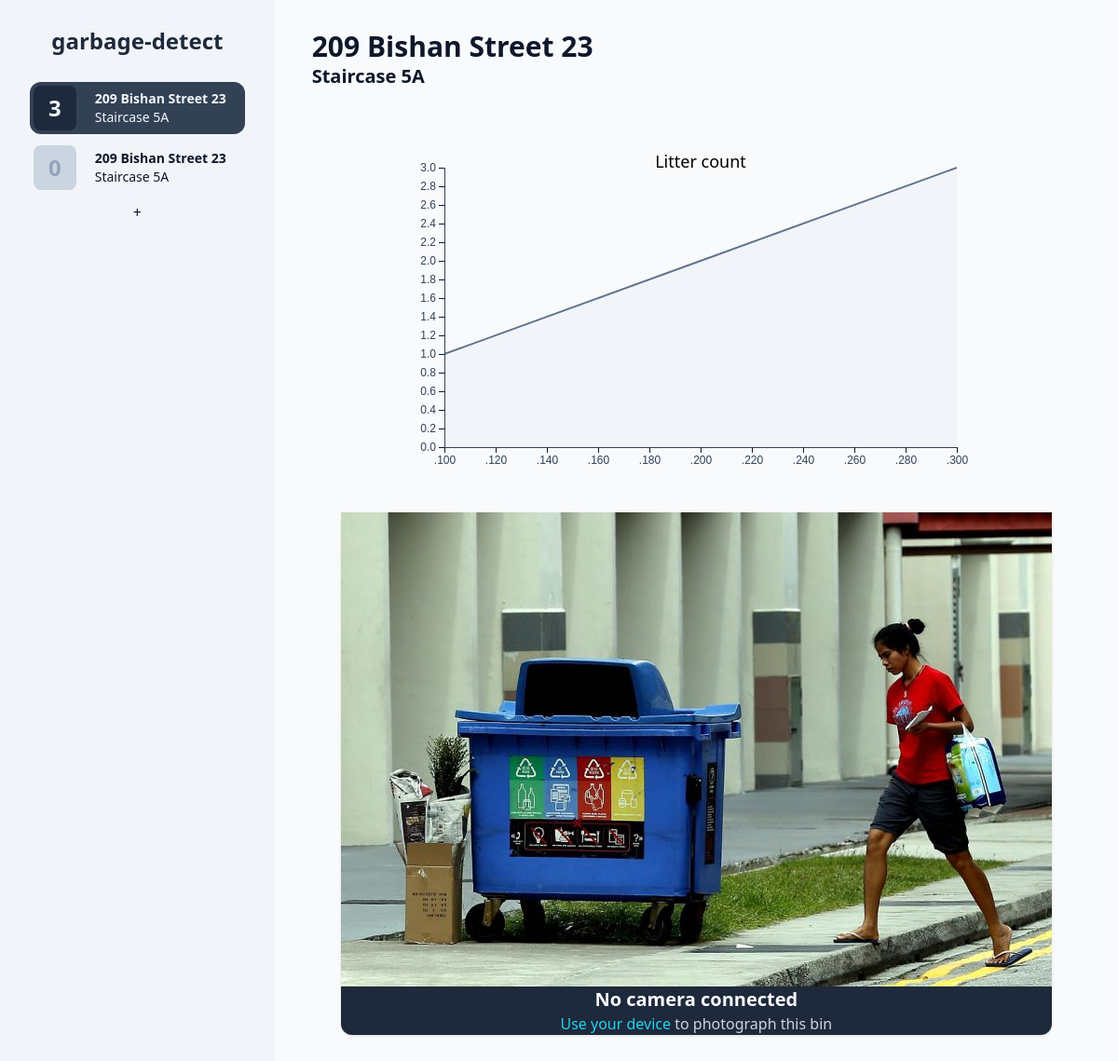
/1, run on an earlier commit of the app's database.
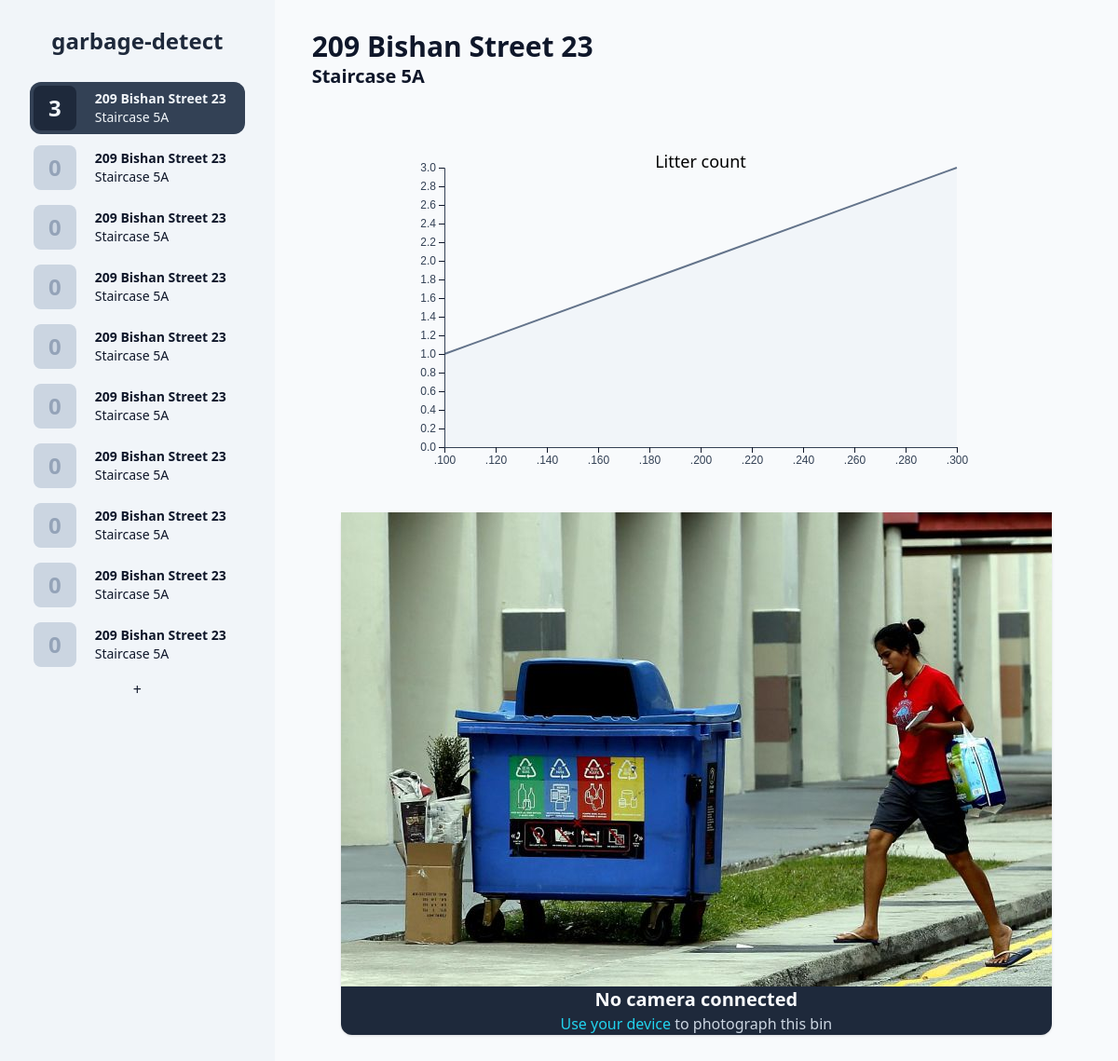
And on a later commit of the database.
### tables this page shows
CREATE TABLE info (id, img_path, address, location, cam_connected);

### app.py (the view)
@app.route('/<int:id>', methods=['POST', 'GET'])
def garbage_stats(id):
    if request.method == 'POST':
        b64_str = request.json['data']
        print(b64_str)
        return redirect(f'/{id}')
    else:
        litter_data = (db.get_time_stamps(id), db.get_litter_counts(id))
        for i in db.fetch_data():
            if i['id'] == id:
                target = i
                break
        return render_template('garbage-stats.html', bins=db.fetch_data(), target=target, litter_data=litter_data)

### db.py (called while the page is built)
def get_columns(table: str) -> list:
    return [i[1] for i in cur.execute(f'PRAGMA table_info({table})').fetchall()]

def get_litter_counts(id):
    return [i[0] for i in cur.execute(f'SELECT litter_count FROM bin{id}').fetchall()]

def get_property(id: int, property: str):
    return cur.execute(f'SELECT {property} FROM info WHERE id={id}').fetchone()[0]

def get_time_stamps(id):
    return [i[0] for i in cur.execute(f'SELECT time FROM bin{id}').fetchall()]

def fetch_data():
    bins = [
        {
            j: get_property(i, j) for j in get_columns('info')
        }
        for i in range(1, len(cur.execute('SELECT id FROM info').fetchall()) + 1)
    ]
    for i in bins:
        i['latest_litter_count'] = cur.execute(
            f'SELECT litter_count FROM bin{i["id"]} ORDER BY time DESC').fetchone()[0]
    return bins

### templates/garbage-stats.html (shortened to what this page needs)
{% extends 'base.html' %}
{% block stats %}
<h1 class="text-3xl font-bold">{{ target.address }}</h1>
<h2 class="text-xl font-semibold">{{ target.location }}</h2>
<div class="flex justify-center items-center flex-wrap gap-x-6 gap-y-10 w-auto mt-16">
    <div id="graph" class="flex flex-grow justify-center items-center"></div>
    <div class="flex flex-col justify-center text-center min-w-[400px] min-h-[300px] bg-slate-800 shadow rounded-xl">
        <img id="photo" src="{{ url_for('static', filename=target.img_path) }}"
            alt="Garbage bin at {{ target.address }}, {{ target.location }}">
        <div class="text-slate-50 text-xl font-bold">No camera connected</div>
        <div class="text-slate-300 font-normal">
            <a href="#" class="text-cyan-400">Use your device</a>
            to photograph this bin
        </div>
    </div>
</div>
{% endblock %}

### templates/base.html (shortened to what this page needs)
<!DOCTYPE html>
<html lang="en" class="h-full">
<head>
    <link href="{{ url_for('static', filename='generated-styles.css') }}" rel="stylesheet">
</head>
<body class="h-full flex bg-slate-50 text-slate-900">
    <nav id="binNav"
        class="flex flex-col items-stretch gap-2 overflow-y-scroll bg-slate-100 py-2 px-8 h-screen min-w-max">
        <a href="/">
            <h1 class="text-2xl font-extrabold text-slate-800 w-full text-center my-5">garbage-detect</h1>
        </a>
        {% for bin in bins %}
        <a class="rounded-xl leading-5 duration-200 flex items-center min-h-[3.5rem]
        {% if target.id == bin.id %}
        bg-slate-700 text-slate-100
        {% else %}
        hover:bg-slate-200
        {% endif %}" href="/{{bin.id}}">
            <div class="text-2xl font-semibold px-4 ml-1 h-[calc(100%-0.5rem)] flex items-center rounded-lg
            {% if target.id == bin.id %}
            bg-slate-800 text-slate-100
            {% else %}
            bg-slate-300 text-slate-400
            {% endif %}">{{ bin.latest_litter_count }}</div>
            <div class="px-5 py-2 text-sm">
                <div class="font-bold">{{ bin.address }}</div>
                <div class="font-normal">{{ bin.location }}</div>
            </div>
        </a>
        {% endfor %}
        <a href="/newbin" class="text-center">+</a>
    </nav>
    <main class="py-8 px-10 h-full flex-grow overflow-y-scroll">
        {% block stats %}{% endblock %}
    </main>
</body>
</html>

### static/generated-styles.css (style rules this page uses)
*,:after,:before { box-sizing:border-box;border:0 solid }
:after,:before { --tw-content:"" }
html { line-height:1.5;-webkit-text-size-adjust:100%;-moz-tab-size:4;-o-tab-size:4;tab-size:4;font-family:ui-sans-serif,system-ui,-apple-system,BlinkMacSystemFont,Segoe UI,Roboto,Helvetica Neue,Arial,Noto Sans,sans-serif,Apple Color Emoji,Segoe UI Emoji,Segoe UI Symbol,Noto Color Emoji }
body { margin:0;line-height:inherit }
h1,h2,h3,h4,h5,h6 { font-size:inherit;font-weight:inherit }
a { color:inherit;text-decoration:inherit }
blockquote,dd,dl,figure,h1,h2,h3,h4,h5,h6,hr,p,pre { margin:0 }
audio,canvas,embed,iframe,img,object,svg,video { display:block;vertical-align:middle }
img,video { max-width:100%;height:auto }
.shadow { --tw-ring-offset-shadow:0 0 #0000;--tw-ring-shadow:0 0 #0000;--tw-shadow:0 0 #0000;--tw-shadow-colored:0 0 #0000 }
.my-5 { margin-top:1.25rem;margin-bottom:1.25rem }
.ml-1 { margin-left:.25rem }
.mt-16 { margin-top:4rem }
.flex { display:flex }
.h-full { height:100% }
.h-screen { height:100vh }
.h-\[calc\(100\%-0\.5rem\)\] { height:calc(100% - .5rem) }
.min-h-\[3\.5rem\] { min-height:3.5rem }
.min-h-\[300px\] { min-height:300px }
.w-full { width:100% }
.w-auto { width:auto }
.min-w-max { min-width:-webkit-max-content;min-width:-moz-max-content;min-width:max-content }
.min-w-\[400px\] { min-width:400px }
.flex-grow { flex-grow:1 }
.flex-col { flex-direction:column }
.flex-wrap { flex-wrap:wrap }
.items-center { align-items:center }
.items-stretch { align-items:stretch }
.justify-center { justify-content:center }
.gap-2 { gap:.5rem }
.gap-x-6 { -moz-column-gap:1.5rem;column-gap:1.5rem }
.gap-y-10 { row-gap:2.5rem }
.overflow-y-scroll { overflow-y:scroll }
.rounded-xl { border-radius:.75rem }
.rounded-lg { border-radius:.5rem }
.bg-slate-50 { --tw-bg-opacity:1;background-color:rgb(248 250 252/var(--tw-bg-opacity)) }
.bg-slate-100 { --tw-bg-opacity:1;background-color:rgb(241 245 249/var(--tw-bg-opacity)) }
.bg-slate-700 { --tw-bg-opacity:1;background-color:rgb(51 65 85/var(--tw-bg-opacity)) }
.bg-slate-800 { --tw-bg-opacity:1;background-color:rgb(30 41 59/var(--tw-bg-opacity)) }
.bg-slate-300 { --tw-bg-opacity:1;background-color:rgb(203 213 225/var(--tw-bg-opacity)) }
.py-2 { padding-top:.5rem;padding-bottom:.5rem }
.px-8 { padding-left:2rem;padding-right:2rem }
.px-4 { padding-left:1rem;padding-right:1rem }
.px-5 { padding-left:1.25rem;padding-right:1.25rem }
.py-8 { padding-top:2rem;padding-bottom:2rem }
.px-10 { padding-left:2.5rem;padding-right:2.5rem }
.text-center { text-align:center }
.text-2xl { font-size:1.5rem;line-height:2rem }
.text-sm { font-size:.875rem;line-height:1.25rem }
.text-3xl { font-size:1.875rem;line-height:2.25rem }
.text-xl { font-size:1.25rem;line-height:1.75rem }
.font-extrabold { font-weight:800 }
.font-semibold { font-weight:600 }
.font-bold { font-weight:700 }
.font-normal { font-weight:400 }
.leading-5 { line-height:1.25rem }
.text-slate-900 { --tw-text-opacity:1;color:rgb(15 23 42/var(--tw-text-opacity)) }
.text-slate-800 { --tw-text-opacity:1;color:rgb(30 41 59/var(--tw-text-opacity)) }
.text-slate-100 { --tw-text-opacity:1;color:rgb(241 245 249/var(--tw-text-opacity)) }
.text-slate-400 { --tw-text-opacity:1;color:rgb(148 163 184/var(--tw-text-opacity)) }
.text-slate-50 { --tw-text-opacity:1;color:rgb(248 250 252/var(--tw-text-opacity)) }
.text-slate-300 { --tw-text-opacity:1;color:rgb(203 213 225/var(--tw-text-opacity)) }
.text-cyan-400 { --tw-text-opacity:1;color:rgb(34 211 238/var(--tw-text-opacity)) }
.shadow { --tw-shadow:0 1px 3px 0 rgba(0,0,0,.1),0 1px 2px -1px rgba(0,0,0,.1);--tw-shadow-colored:0 1px 3px 0 var(--tw-shadow-color),0 1px 2px -1px var(--tw-shadow-color);box-shadow:var(--tw-ring-offset-shadow,0 0 #0000),var(--tw-ring-shadow,0 0 #0000),var(--tw-shadow) }
.duration-200 { transition-duration:.2s }
* { box-sizing:border-box }

What changed in the data, as far as the page shows it:
added info: address "209 Bishan Street 23", location "Staircase 5A"
added info: address "209 Bishan Street 23", location "Staircase 5A"
added info: address "209 Bishan Street 23", location "Staircase 5A"
added info: address "209 Bishan Street 23", location "Staircase 5A"
added info: address "209 Bishan Street 23", location "Staircase 5A"
added info: address "209 Bishan Street 23", location "Staircase 5A"
added info: address "209 Bishan Street 23", location "Staircase 5A"
added info: address "209 Bishan Street 23", location "Staircase 5A"
Also different on the page:
new list line: "0"
